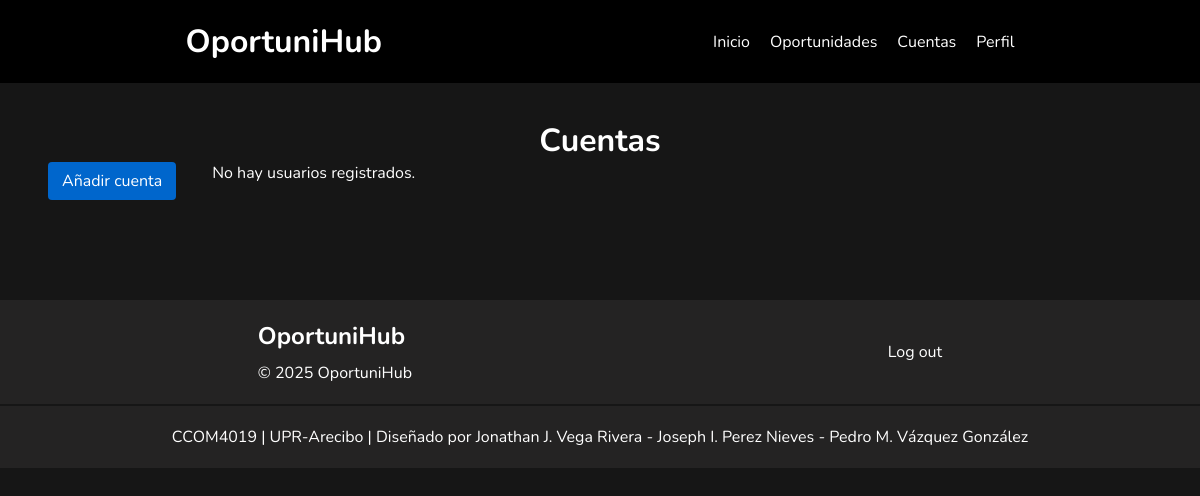
The app's page /admin/account/index.php, older data.
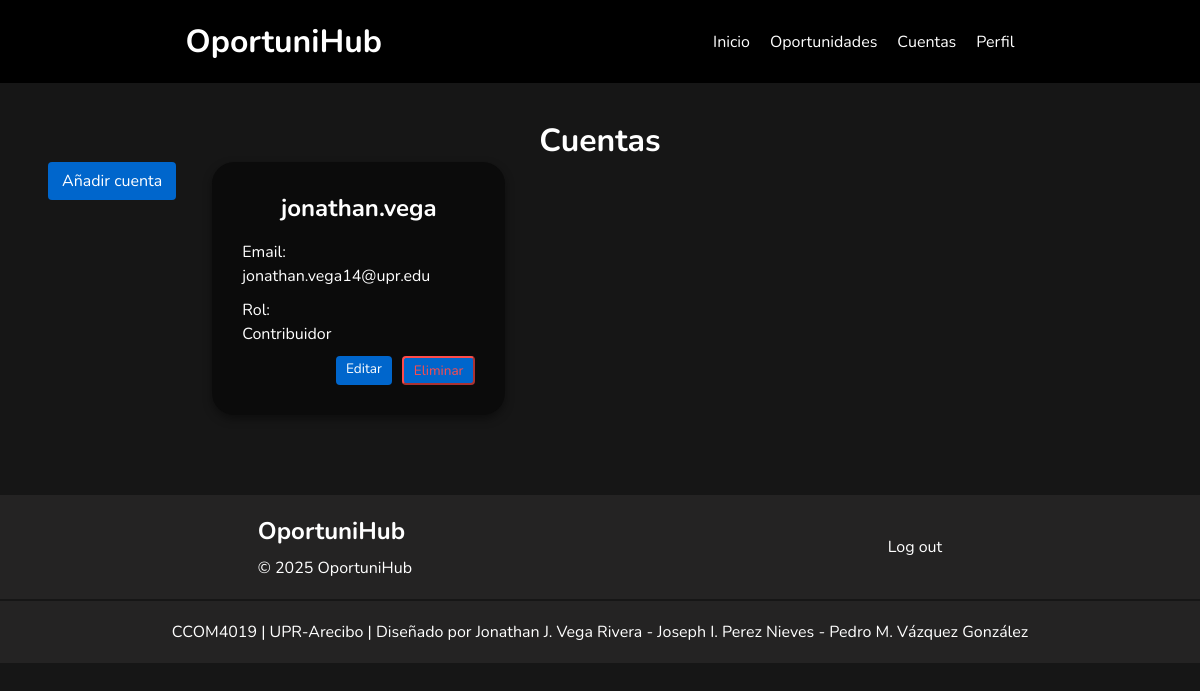
The same page, newer data.
### tables this page shows
CREATE TABLE `users` (
  `userID` varchar(50) NOT NULL,
  `email` varchar(100) NOT NULL,
  `password` varchar(255) NOT NULL,
  `userRole` int(11) NOT NULL
);

### model/user_db.php (called while the page is built, shortened)
<?php
    class UserDB {
        public static function getAllUsers() {
            $db = Database::getDB();
            $query = 'SELECT *
                    FROM users u
                    INNER JOIN roles r
                        ON u.userRole = r.roleID
                    ORDER BY userID ASC';
            try {
                $statement = $db->prepare($query);
                $statement->execute();
                $rows = $statement->fetchAll();
                if($rows) {
                    $users = [];
                    foreach($rows as $row) {
                        $users[] = new User(
                            $row['userID'],
                            $row['email'],
                            $row['password'],
                            $row['userRole'],
                            $row['roleName']
                        );
                    }
                    return $users;
                }
            } catch (PDOException $e) {
                Database::displayError($e->getMessage());
            }
        }
    }
?>

### model/user.php (called while the page is built, shortened)
<?php
    class User {
        private string $userID ;
        private string $email ;
        private int $userRole ;
        public function __construct(
            string $userID = "",
            string $email = "",
            string $password = "",
            int $userRole = 0,
            string $roleName = ""
        ){
            $this->userID = $userID;
            $this->email = $email;
            $this->userRole = $userRole;
        }
        public function getUserID(){
            return $this->userID;
        }
        public function getEmail(){
            return $this->email;
        }
        public function getUserRole(){
            return $this->userRole;
        }
    }
?>

### admin/account/account_list_view.php (the view, shortened to what this page needs)
<?php include("../../view/header_admin.php"); ?>
<link rel="stylesheet" href="../admin.css">
<link rel="stylesheet" href="../../opportunity/style_op.css">
<div class="container">
    <h1 class="titulo">Cuentas</h1>
    <div class="contenido">
        <div style="text-align:right; margin-bottom: 20px;">
           <a href="index.php?action=add" class="button">Añadir cuenta</a>
        </div>
        <section class="tarjetas">
            <div class="grid">
                <?php if (empty($users)): ?>
                    <p>No hay usuarios registrados.</p>
                <?php else: ?>
                    <?php foreach ($users as $user): ?>
                        <div class="card admin-card">
                            <h2><?php echo htmlspecialchars($user->getUserID()); ?></h2>
                            <p>Email:<br> <?php echo htmlspecialchars($user->getEmail()); ?></p>
                            <p>Rol:<br> <?php echo htmlspecialchars(getRoleLabel($user)); ?></p>
                            <div class="card-actions">
                               <a href="index.php?action=edit&id=<?php echo $user->getUserID(); ?>" class="button button-small">Editar</a>
                                <form action="index.php" method="post" onsubmit="return confirm('¿Seguro que deseas eliminar esta cuenta?');">
                                    <button type="submit"
                                            class="button button-small button-danger">Eliminar</button>
                                </form>
                            </div>
                        </div>
                    <?php endforeach; ?>
                <?php endif; ?>
            </div>
        </section>
    </div>
</div>
<?php include("../../view/footer.php"); ?>

Row changes from the older to the newer data that the page shows:
added users: userID "jonathan.vega", email "jonathan.vega14@upr.edu", userRole "Contribuidor"
Text that changed along with them:
text no longer shown: "No hay usuarios registrados."
